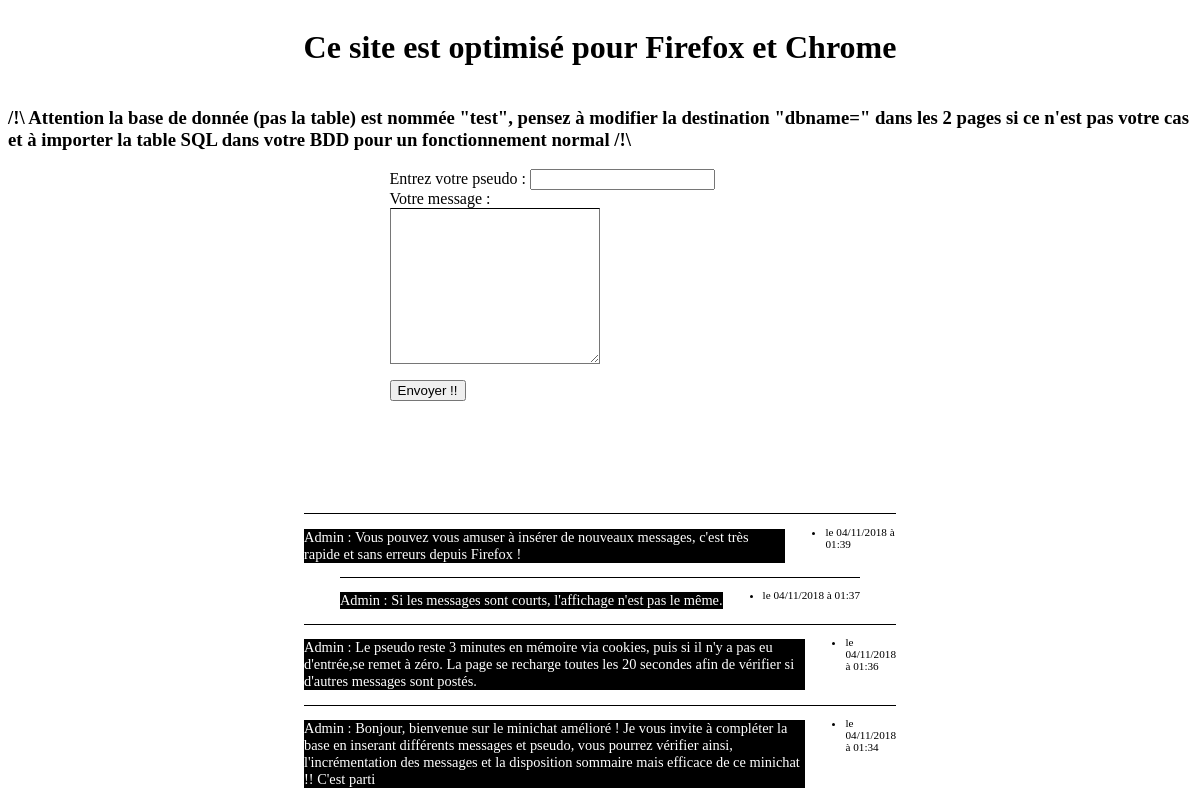
The page / on the database its author committed.
### tables this page shows
CREATE TABLE IF NOT EXISTS `minichat` (
  `ID` int(11) NOT NULL AUTO_INCREMENT,
  `pseudo` varchar(255) NOT NULL,
  `message` text,
  `date_tim` datetime NOT NULL DEFAULT CURRENT_TIMESTAMP,
  PRIMARY KEY (`ID`)
);

### index.php (the view, shortened to what this page needs)
<!DOCTYPE = html>
<html>
    <head>
		<link rel="stylesheet" href="style.css">
    </head>
	<body>
		<h1>Ce site est optimisé pour Firefox et Chrome</h1>
		<h3>/!\ Attention la base de donnée (pas la table) est nommée "test", pensez à modifier la destination "dbname=" dans les 2 pages si ce n'est pas votre cas et à importer la table SQL dans votre BDD pour un fonctionnement normal /!\</h3>
		<div id="formulaire">
			<form method=post action="minichat_post.php">
				<?php
					if (isset ($_COOKIE['pseudo']))
					{ ?>
						<label for="pseudo">Entrez votre pseudo :</label>
						<input type="text" name="pseudo" id="pseudo" maxlength="16"  required value="<?php echo htmlspecialchars($_COOKIE['pseudo']); ?>" /><br />
					<?php
					}
					else
					{?>
						<label for="pseudo">Entrez votre pseudo :</label>
						<input type="text" name="pseudo" id="pseudo" maxlength="16"  required /><br />
					<?php
					}
				?>
					<label for="message">Votre message :</label>
					<textarea type="text" name="message" id="message" rows="10" cols="50" maxlength="255" autofocus required></textarea>
				<input type="submit" value="Envoyer !!" />
			</form>
		</div>
			<?php
				try
				{
				$bdd = new PDO ('mysql:host=localhost;dbname=test;charset=utf8', 'root', '');
				}
				catch (Exception $e)
				{
					die('Erreur : ' . $e->getMessage());
				}
				$selection = $bdd->query("SELECT pseudo, message, DATE_FORMAT(date_tim, '%d/%m/%Y à %H:%i') AS date_tim FROM minichat ORDER BY id DESC LIMIT 0, 10");
					while ($lastmessage = $selection->fetch())
					{?>
						<div id="message">
							<p>
								<?php echo htmlspecialchars($lastmessage['pseudo']); ?> : <?php echo htmlspecialchars($lastmessage['message']); ?> <br />
							</p>
							<ul>
								<li>
								le <?php echo htmlspecialchars($lastmessage['date_tim']); ?>
								</li>
							</ul>
						</div>
					<?php
					}
			?>
	</body>
</html>

### style.css (style rules this page uses)
body { display: flex; flex-direction : column; align-items: center; }
#message { display: flex; border-top: 1px solid black; max-width : 50%; justify-content : center; }
#message p { font-size: 0.9em; color : white; background-color : black; }
#message ul { font-size : 0.7em; }

### rows shown on the page
minichat: pseudo "Admin", message "Vous pouvez vous amuser à insérer de nouveaux messages, c'est très rapide et sans erreurs depuis Firefox !", date_tim "04/11/2018 à 01:39"
minichat: pseudo "Admin", message "Si les messages sont courts, l'affichage n'est pas le même.", date_tim "04/11/2018 à 01:37"
minichat: pseudo "Admin", message "Le pseudo reste 3 minutes en mémoire via cookies, puis si il n'y a pas eu d'entrée,se remet à zéro. La page se recharge toutes les 20 secondes afin de vérifier si d'autres messages sont postés.", date_tim "04/11/2018 à 01:36"
minichat: pseudo "Admin", message "Bonjour, bienvenue sur le minichat amélioré ! Je vous invite à compléter la base en inserant différents messages et pseudo, vous pourrez vérifier ainsi, l'incrémentation des messages et la disposition sommaire mais efficace de ce minichat !! C'est parti", date_tim "04/11/2018 à 01:34"
